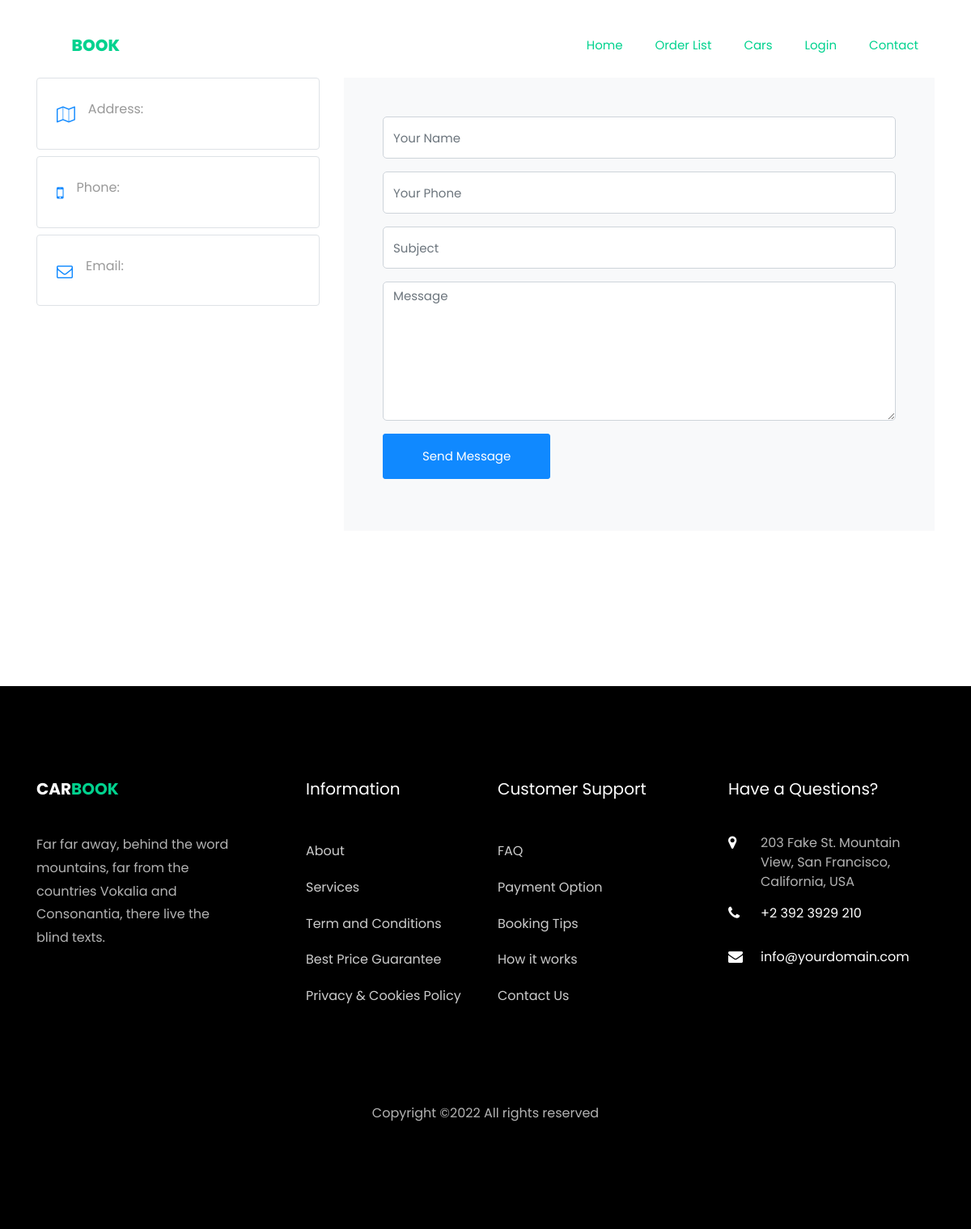
The app's page /contact.php, older data.
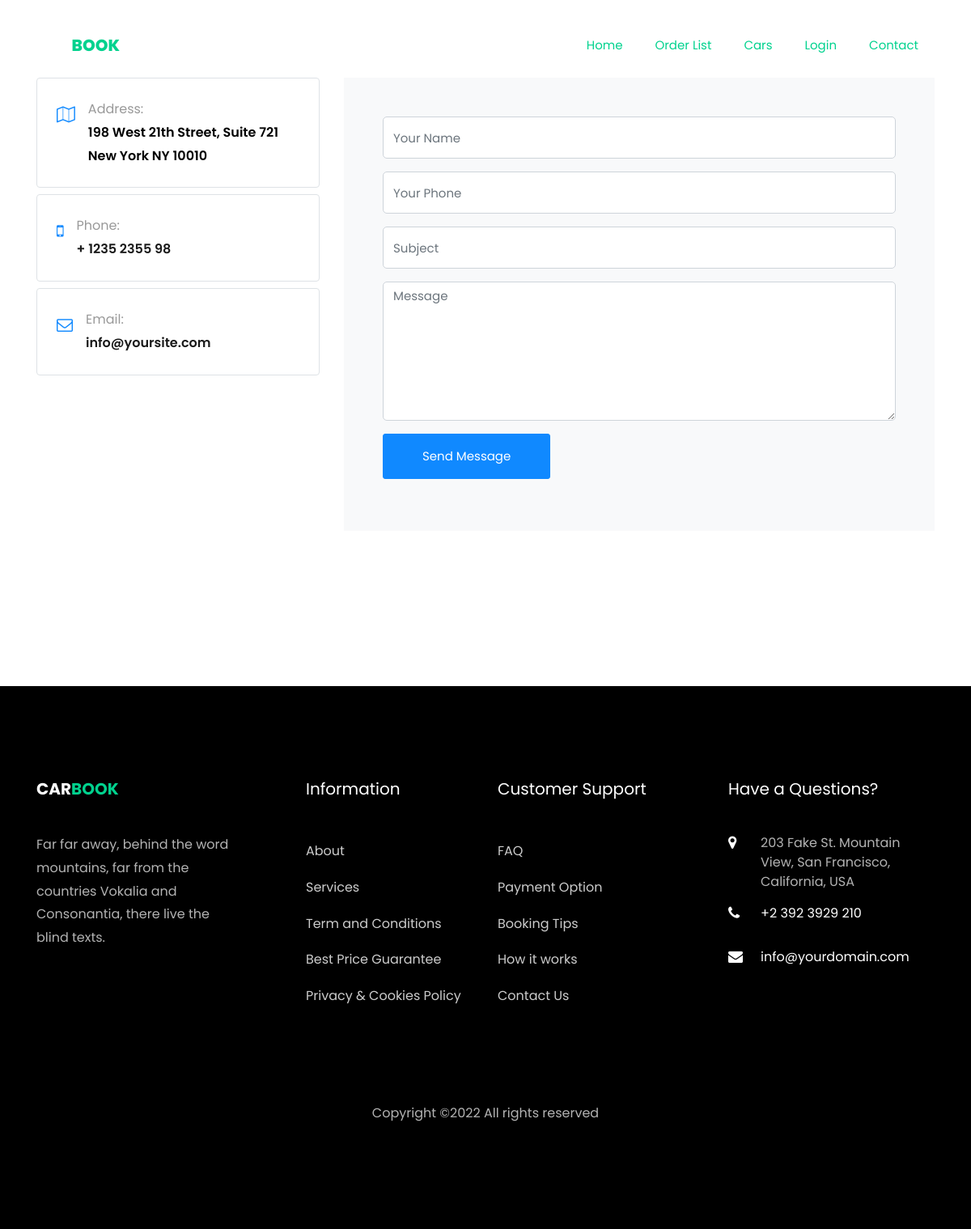
The same page, newer data.
### tables this page shows
CREATE TABLE `office_info` (
  `address` text NOT NULL,
  `phone` varchar(191) NOT NULL,
  `email` varchar(191) NOT NULL
);

### contact.php (the view, shortened to what this page needs)
<?php
 include 'header.php';
 $query = "SELECT * FROM office_info";
$result = $con->query($query);
$info = mysqli_fetch_array($result);
 ?>
    <section class="ftco-section contact-section">
      <div class="container">
        <div class="row d-flex mb-5 contact-info">
        	<div class="col-md-4">
        		<div class="row mb-5">
		          <div class="col-md-12">
		          	<div class="border w-100 p-4 rounded mb-2 d-flex">
			          	<div class="icon mr-3">
			          		<span class="icon-map-o"></span>
			          	</div>
			            <p><span>Address:</span><?php  echo $info['address']; ?></p>
			          </div>
		          </div>
		          <div class="col-md-12">
		          	<div class="border w-100 p-4 rounded mb-2 d-flex">
			          	<div class="icon mr-3">
			          		<span class="icon-mobile-phone"></span>
			          	</div>
			            <p><span>Phone:</span> <a href="tel://1234567920"><?php  echo $info['phone']; ?></a></p>
			          </div>
		          </div>
		          <div class="col-md-12">
		          	<div class="border w-100 p-4 rounded mb-2 d-flex">
			          	<div class="icon mr-3">
			          		<span class="icon-envelope-o"></span>
			          	</div>
			            <p><span>Email:</span> <a href="mailto:info@yoursite.com"><?php  echo $info['email']; ?></a></p>
			          </div>
		          </div>
		        </div>
          </div>
          <div style="color:red;" class="col-md-8 block-9 mb-md-5">
            <form action="" method="POST" class="bg-light p-5 contact-form">
              <div class="form-group">
                <input type="text" required class="form-control" name="name" placeholder="Your Name">
              </div>
              <div class="form-group">
                <input type="number" required class="form-control" name="phone" placeholder="Your Phone">
              </div>
              <div class="form-group">
                <input type="text" required class="form-control" name="subject" placeholder="Subject">
              </div>
              <div class="form-group">
                <textarea name="message" required id="" cols="30" rows="7" class="form-control" placeholder="Message"></textarea>
              </div>
              <div class="form-group">
                <input type="submit" name="submit" value="Send Message" class="btn btn-primary py-3 px-5">
              </div>
            </form>
          </div>
        </div>
      </div>
    </section>
    <?php include 'footer.php'; ?>

### header.php (shortened to what this page needs)
<!DOCTYPE html>
<html lang="en">
  <head>
    <link rel="stylesheet" href="css/open-iconic-bootstrap.min.css">
    <link rel="stylesheet" href="css/animate.css">
    <link rel="stylesheet" href="css/owl.carousel.min.css">
    <link rel="stylesheet" href="css/owl.theme.default.min.css">
    <link rel="stylesheet" href="css/magnific-popup.css">
    <link rel="stylesheet" href="css/aos.css">
    <link rel="stylesheet" href="css/ionicons.min.css">
    <link rel="stylesheet" href="css/bootstrap-datepicker.css">
    <link rel="stylesheet" href="css/jquery.timepicker.css">
    <link rel="stylesheet" href="css/flaticon.css">
    <link rel="stylesheet" href="css/icomoon.css">
    <link rel="stylesheet" href="css/style.css">
  </head>
  <body>
	  <nav class="navbar navbar-expand-lg navbar-dark ftco_navbar bg-dark ftco-navbar-light" id="ftco-navbar">
	    <div class="container">
	      <a class="navbar-brand" href="index.html">Car<span>Book</span></a>
	      <div class="collapse navbar-collapse" id="ftco-nav">
	        <ul class="navbar-nav ml-auto">
	          <li class="nav-item active"><a href="index.php" class="nav-link">Home</a></li>
	          <li class="nav-item"><a href="orderlist.php" class="nav-link">Order List</a></li>
	          <li class="nav-item"><a href="car.php" class="nav-link">Cars</a></li>
            <?php
	          if (isset($_SESSION['flag'])==true) { ?>
                    <li class="nav-item"><a class="nav-link" href="?logout=logout">Logout</a></li>
                    <?php }else{ ?>
                     <li class="nav-item"><a href="login.php" class="nav-link">Login</a></li>
                <?php } ?>
	          <li class="nav-item"><a href="contact.php" class="nav-link">Contact</a></li>
	        </ul>
	      </div>
	    </div>
	  </nav>

### footer.php (shortened to what this page needs)
   <footer class="ftco-footer ftco-bg-dark ftco-section">
      <div class="container">
        <div class="row mb-5">
          <div class="col-md">
            <div class="ftco-footer-widget mb-4">
              <h2 class="ftco-heading-2"><a href="#" class="logo">Car<span>book</span></a></h2>
              <p>Far far away, behind the word mountains, far from the countries Vokalia and Consonantia, there live the blind texts.</p>
              <ul class="ftco-footer-social list-unstyled float-md-left float-lft mt-5">
              </ul>
            </div>
          </div>
          <div class="col-md">
            <div class="ftco-footer-widget mb-4 ml-md-5">
              <h2 class="ftco-heading-2">Information</h2>
              <ul class="list-unstyled">
                <li><a href="#" class="py-2 d-block">About</a></li>
                <li><a href="#" class="py-2 d-block">Services</a></li>
                <li><a href="#" class="py-2 d-block">Term and Conditions</a></li>
                <li><a href="#" class="py-2 d-block">Best Price Guarantee</a></li>
                <li><a href="#" class="py-2 d-block">Privacy &amp; Cookies Policy</a></li>
              </ul>
            </div>
          </div>
          <div class="col-md">
             <div class="ftco-footer-widget mb-4">
              <h2 class="ftco-heading-2">Customer Support</h2>
              <ul class="list-unstyled">
                <li><a href="#" class="py-2 d-block">FAQ</a></li>
                <li><a href="#" class="py-2 d-block">Payment Option</a></li>
                <li><a href="#" class="py-2 d-block">Booking Tips</a></li>
                <li><a href="#" class="py-2 d-block">How it works</a></li>
                <li><a href="#" class="py-2 d-block">Contact Us</a></li>
              </ul>
            </div>
          </div>
          <div class="col-md">
            <div class="ftco-footer-widget mb-4">
            	<h2 class="ftco-heading-2">Have a Questions?</h2>
            	<div class="block-23 mb-3">
	              <ul>
	                <li><span class="icon icon-map-marker"></span><span class="text">203 Fake St. Mountain View, San Francisco, California, USA</span></li>
	                <li><a href="#"><span class="icon icon-phone"></span><span class="text">+2 392 3929 210</span></a></li>
	                <li><a href="#"><span class="icon icon-envelope"></span><span class="text">info@yourdomain.com</span></a></li>
	              </ul>
	            </div>
            </div>
          </div>
        </div>
        <div class="row">
          <div class="col-md-12 text-center">
            <p>
  Copyright &copy;<script>document.write(new Date().getFullYear());</script> All rights reserved
  </p>
          </div>
        </div>
      </div>
    </footer>
  </body>
</html>

### css/icomoon.css (style rules this page uses)
[class^="icon-"], [class*=" icon-"] { font-family: 'icomoon' !important; speak: none; font-style: normal; font-weight: normal; font-variant: normal; text-transform: none; line-height: 1; -webkit-font-smoothing: antialiased; -moz-osx-font-smoothing: grayscale; }
.icon-envelope-o:before { content: "\f003"; }
.icon-map-marker:before { content: "\f041"; }
.icon-phone:before { content: "\f095"; }
.icon-envelope:before { content: "\f0e0"; }
.icon-mobile-phone:before { content: "\f10b"; }
.icon-map-o:before { content: "\f278"; }

### header.php (style rules this page uses)
.navbar-nav li a { color:#01d28e !important; }

Row changes from the older to the newer data that the page shows:
added office_info: address "198 West 21th Street, Suite 721 New York NY 10010", phone "+ 1235 2355 98", email "info@yoursite.com"
